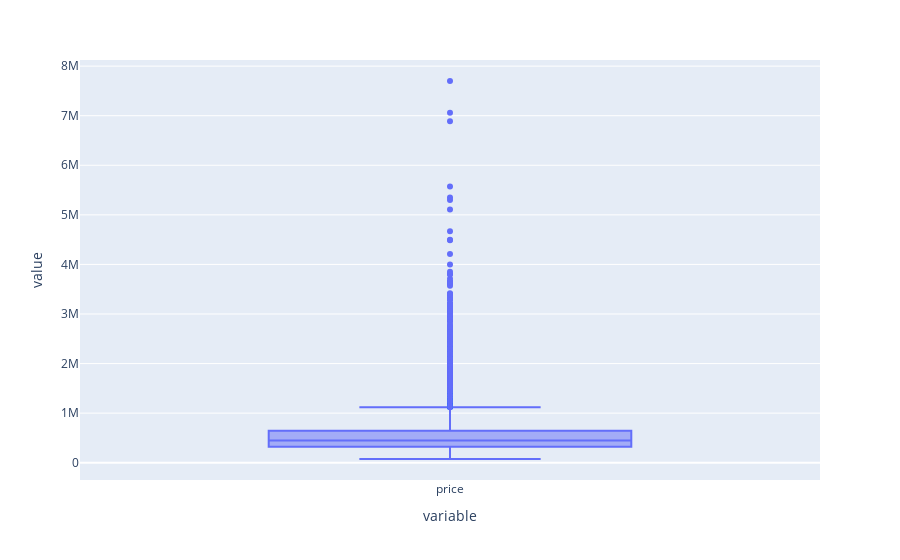

The cell this chart's notebook holds for it:
### Code cell
import plotly.express as px
px.box(data['price'])

### Figure 1 — Plotly figure (JSON) as saved in the notebook; plotly's stock layout.template omitted (floating-point values rounded to 4 significant figures; data arrays with more than 128 entries replaced by an {"elided": "..."} marker saying what was removed)
{"data": [{"alignmentgroup": "True", "hovertemplate": "variable=%{x}<br>value=%{y}<extra></extra>", "legendgroup": "", "marker": {"color": "#636efa"}, "name": "", "notched": false, "offsetgroup": "", "orientation": "v", "showlegend": false, "type": "box", "x": {"elided": "21613 str values"}, "x0": " ", "xaxis": "x", "y": {"elided": "21613 int values"}, "y0": " ", "yaxis": "y"}], "layout": {"boxmode": "group", "legend": {"tracegroupgap": 0}, "margin": {"t": 60}, "xaxis": {"anchor": "y", "domain": [0, 1], "title": {"text": "variable"}}, "yaxis": {"anchor": "x", "domain": [0, 1], "title": {"text": "value"}}}}
